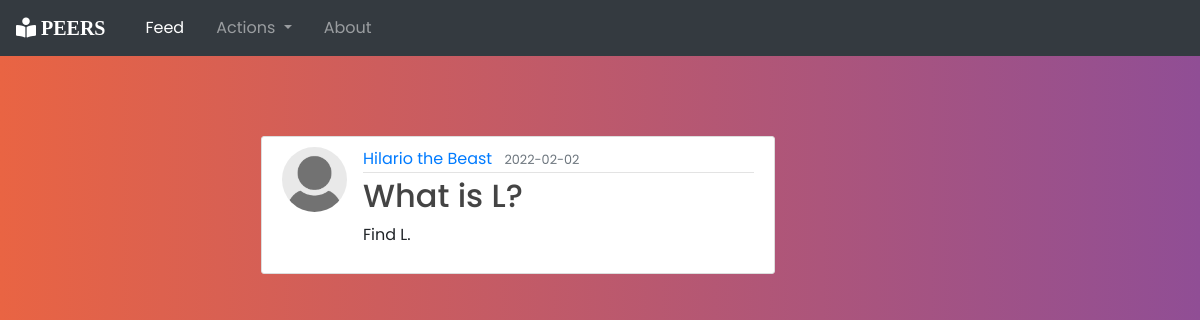
Page /post/7 on the committed database.
### thebuzz/models.py (models this page shows, shortened)
class User(db.Model, UserMixin):
    id = db.Column(db.Integer, primary_key=True)
    username = db.Column(db.String(20), unique=True, nullable=False)
    email = db.Column(db.String(120), unique=True, nullable=False)
    image_file = db.Column(db.String(20), nullable=False, default='default.jpg')
    password = db.Column(db.String(60), nullable=False)
    posts = db.relationship('Post', backref='author', lazy=True)

class Post(db.Model):
    id = db.Column(db.Integer, primary_key=True)
    title = db.Column(db.String(100), nullable=False)
    date_posted = db.Column(db.DateTime, nullable=False, default=datetime.utcnow)
    content = db.Column(db.Text, nullable=False)
    user_id = db.Column(db.Integer, db.ForeignKey('user.id'), nullable=False)

### thebuzz/routes.py (the view)
@app.route("/post/<int:post_id>", methods=['POST', 'GET'])
def post(post_id):
    post = Post.query.get_or_404(post_id)
    return render_template('post.html', title=post.title, post=post)

### thebuzz/templates/post.html (shortened to what this page needs)
{% extends "layout.html" %}
{% block content %}
<article class="media content-section">
    <img class="rounded-circle article-img"
         src="{{ url_for('static', filename='profile_pics/' + post.author.image_file) }}">
    <div class="media-body">
        <div class="article-metadata">
            <a class="mr-2" href="{{ url_for('user_posts')}}">{{ post.author.username }}</a>
            <small class="text-muted">{{ post.date_posted.strftime('%Y-%m-%d') }}</small>
        </div>
        <h2 class="article-title">{{ post.title }}</h2>
        <p class="article-content">{{ post.content }}</p>
    </div>
</article>
{% endblock %}

### thebuzz/static/main.css (style rules this page uses)
body { background: #654ea3; background: linear-gradient(to right, #e96443, #904e95); font-family: "Poppins", sans-serif; font-weight: 300 min-height: 150vh; overflow-x: hidden }
h1, h2, h3, h4, h5, h6 { color: #444444; }
.content-section { margin-top: 5rem; margin-left: 13.5rem; background: #ffffff; padding: 10px 20px; border: 1px solid #dddddd; border-radius: 3px; margin-bottom: 20px; }
.article-title { color: #444444; }
.article-content { white-space: pre-line; }
.article-img { height: 65px; width: 65px; margin-right: 16px; }
.article-metadata { padding-bottom: 1px; margin-bottom: 4px; border-bottom: 1px solid #e3e3e3 }

### rows in the picture
User: image_file (placeholder picture), author.username "Hilario the Beast"
Post: date_posted "2022-02-02", title "What is L?", content "Find L."
